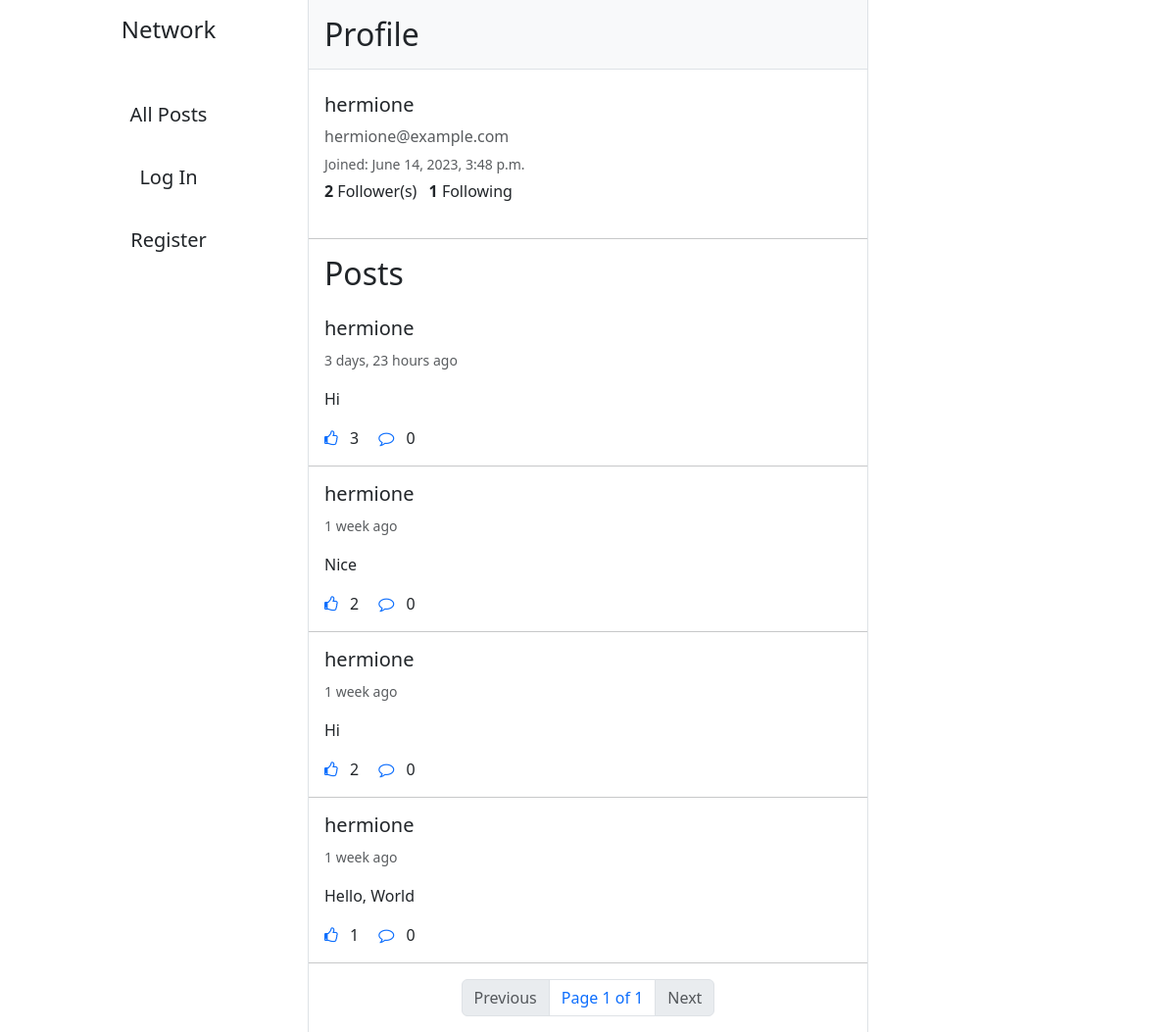
The app's page /profile/3, older data.
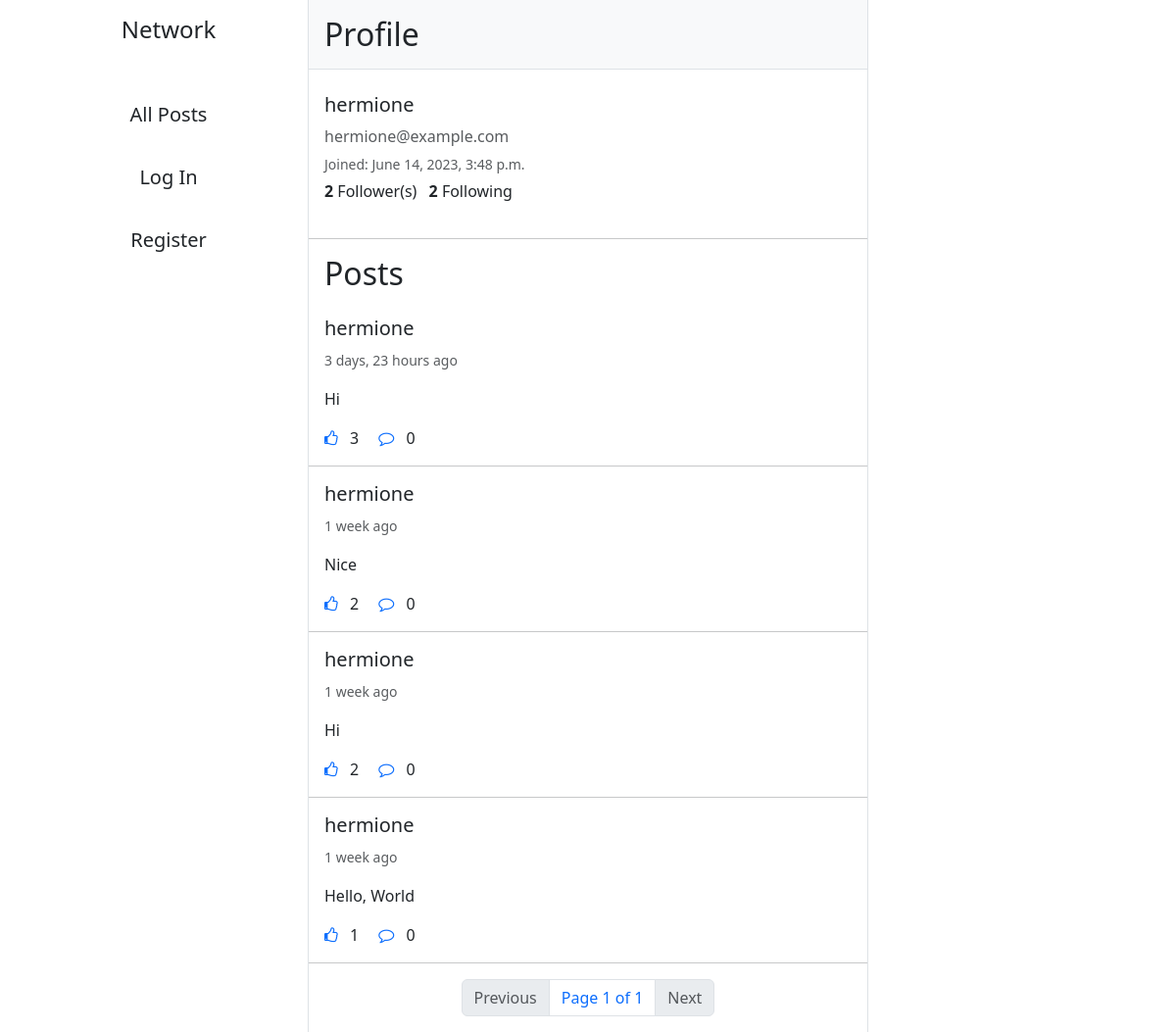
The same page, newer data.
### network/models.py (models this page shows, shortened)
class User(AbstractUser):
    def get_posts(self):
        posts = self.posts.order_by("-posted_on").all()
        return posts
    def get_followers_count(self):
        return self.followers.count()
    def get_followings_count(self):
        return self.followings.count()

class Post(models.Model):
    content = models.CharField(max_length=1200, null=False, blank=False)
    posted_on = models.DateTimeField(auto_now_add=True)
    posted_by = models.ForeignKey(User, on_delete=models.CASCADE, related_name="posts")
    likes = models.ManyToManyField(User, blank=True, related_name="liked_posts")
    def count_likes(self):
        return self.likes.count()
    def count_comments(self):
        return self.comments.count()
    def check_like(self, user):
        try:
            self.likes.get(pk=user.id)
            return True
        except:
            return False

### network/views.py (the view)
# urls.py: path("profile/<int:user_id>", views.profile, name="profile"),
def profile(request, user_id):
    try:
        user = User.objects.get(pk=user_id)
    except User.DoesNotExist:
        return HttpResponseRedirect(reverse("index"))
    posts = user.get_posts()
    posts = posts.order_by("-posted_on")
    paginator = Paginator(posts, 10)
    page_num = request.GET.get("page")
    posts = paginator.get_page(page_num if page_num else 1)
    likes = []
    for post in posts:
        likes.append(post.check_like(user=request.user))
    zipped_list = zip(posts, likes)
    is_following = False
    try:
        if (request.user.is_authenticated):
            Follower.objects.get(followee=user, follower=request.user)
            is_following = True
    except Follower.DoesNotExist:
        is_following = False
    return render(request, "network/profile.html", {
        "user": user,
        "posts": posts,
        "zipped_list": zipped_list,
        "is_following": is_following
    })

### network/templates/network/profile.html (shortened to what this page needs)
{% extends "network/layout.html" %}
{% block body %}
    <h2 class="p-3 bg-body-tertiary border-bottom">Profile</h2>
    <div class="p-3">
        <h5>{{ user.username }}</h5>
        <p class="text-muted my-1">{{ user.email }}</p>
        <small class="text-muted">Joined: {{ user.date_joined }}</small>
        <p class="my-1">
            <strong id="follower-count">{{ user.get_followers_count }}</strong> Follower(s)
            <strong class="ms-2">{{ user.get_followings_count }}</strong> Following
        </p>
    </div>
    <hr>
    <h2 class="mx-3">Posts</h2>
    {% include "network/posts.html" %}
{% endblock %}

### network/templates/network/layout.html (shortened to what this page needs)
{% load static %}
<!DOCTYPE html>
<html lang="en">
    <head>
        <link href="https://cdn.jsdelivr.net/npm/bootstrap@5.3.0/dist/css/bootstrap.min.css" rel="stylesheet">
        <link rel="stylesheet" href="https://cdnjs.cloudflare.com/ajax/libs/font-awesome/4.7.0/css/font-awesome.min.css">
        <link href="{% static 'network/styles.css' %}" rel="stylesheet">
    </head>
    <body>
        <div class="container">
            <div class="row">
                <div class="col-3 border-end">
                    <h4 class="text-center my-3">Network</h4>
                    <ul class="list-unstyled text-center my-5">
                        {% with request.resolver_match.url_name as url_name %}
                            <li class="my-3">
                                <a class="btn btn-lg rounded-5 {% if url_name == 'index' %}active{% endif %}" href="{% url 'index' %}">All Posts</a>
                            </li>
                            {% if request.user.is_authenticated %}
                                <li class="my-3">
                                    <a class="btn btn-lg rounded-5 {% if url_name == 'followings' %}active{% endif %}" href="{% url 'followings' %}">Following</a>
                                </li>
                                <li class="my-5 py-5">
                                    <a class="btn btn-danger btn-lg rounded-5" href="{% url 'logout' %}">Log Out</a>
                                </li>
                            {% else %}
                                <li class="my-3">
                                    <a class="btn btn-lg rounded-5 {% if url_name == 'login' %}active{% endif %}" href="{% url 'login' %}">Log In</a>
                                </li>
                                <li class="my-3">
                                    <a class="btn btn-lg rounded-5 {% if url_name == 'register' %}active{% endif %}" href="{% url 'register' %}">Register</a>
                                </li>
                            {% endif %}
                        {% endwith %}
                    </ul>
                </div>
                <div class="col-6 p-0 min-vh-100">
                    {% block body %}
                    {% endblock %}
                </div>
                <div class="col-3 border-start">
                </div>
            </div>
        </div>
    </body>
</html>

### network/templates/network/posts.html (shortened to what this page needs)
{% for post, like in zipped_list %}
        <div class="card w-100 border-0" id="post{{ post.id }}">
            <div class="card-body position-relative">
                <h5 class="card-title">
                    <a href="{% url 'profile' post.posted_by.id %}" class="link-dark link-underline-opacity-0 link-underline-opacity-100-hover">{{ post.posted_by }}</a>
                </h5>
                <small class="card-subtitle mb-2 text-body-secondary">{{ post.posted_on|timesince }} ago</small>
                <p class="card-text my-3 post-content">{{ post.content }}</p>
                <p class="card-text">
                    <a class="text-decoration-none like-btn" data-post="{{ post.id }}">
                        {% if like %}
                            <i class="fa fa-thumbs-up"></i>
                        {% else %}
                            <i class="fa fa-thumbs-o-up"></i>
                        {% endif %}
                    </a>
                    <span class="likes-count mx-2 likes-count">{{ post.count_likes }}</span>
                    <a href="#" class="card-link text-decoration-none mx-2">
                        <i class="fa fa-comment-o"></i>
                    </a>{{ post.count_comments }}
                </p>
            </div>
        </div>
        <hr class="my-0">
{% empty %}
    <h3 class="my-3">No posts yet.</h3>
{% endfor %}
{% include "network/pagination.html" %}

### network/templates/network/pagination.html
<ul class="pagination justify-content-center my-3">
    <li class="page-item">
        <a href="{% if posts.has_previous %}{{ request.path }}?page={{ posts.previous_page_number }}{% else %}#{% endif %}"
            class="page-link {% if not posts.has_previous %} disabled {% endif %}">Previous</a>
    </li>
    <li class="page-item">
        <a href="#" class="page-link">
            {% if posts.paginator.num_pages %}
                Page {{ posts.number }} of {{ posts.paginator.num_pages }}
            {% else %}
                Page 1 of 1
            {% endif %}
        </a>
    </li>
    <li class="page-item">
        <a href="{% if posts.has_next %}{{ request.path }}?page={{ posts.next_page_number }}{% else %}#{% endif %}"
            class="page-link {% if not posts.has_next %} disabled {% endif %}">Next</a>
    </li>
</ul>

### network/static/network/styles.css (style rules this page uses)
.disabled { pointer-events: none; cursor: default; color: grey; }

Row changes from the older to the newer data that the page shows:
changed User "hermione": get_followings_count "1" → "2"
